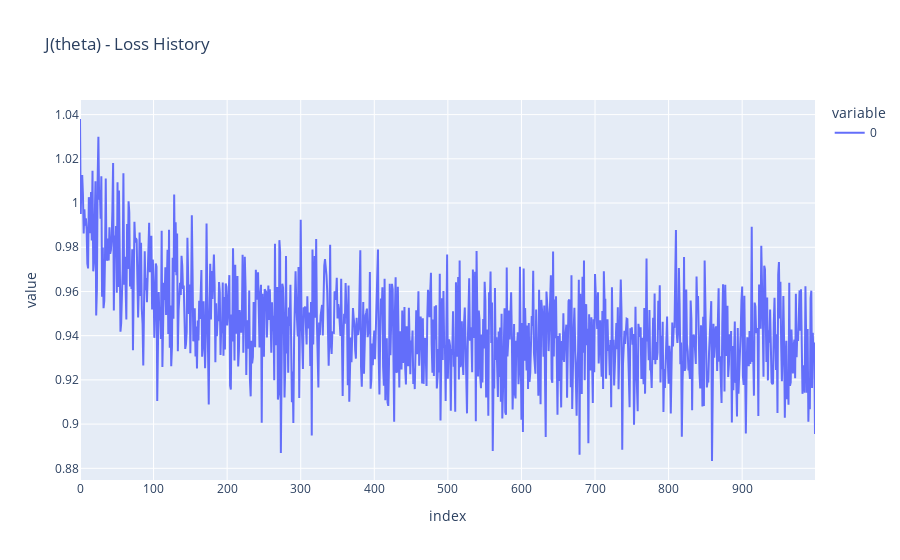

Here is the notebook cell this chart was saved with:
### Code cell
# ----- Train days on market prediction model (standardized data) -----

theta_days, j_history_days = train_model(spl_days_std["X_train"], spl_days_std["y_train"], 0.1, 2039, 1000)

with open("./pickle/theta_days_model.pkl", 'wb') as f:
    pickle.dump(theta_days, f)

weights = theta_days[1:]  

print("Weights for days on market prediction model:\n")
for name, w in zip(days_feats_used_std, weights):
    print(f"{name}: {w}")

fig = px.line(j_history_days, title="J(theta) - Loss History")
fig.show()

### Figure 1 — Plotly figure (JSON) as saved in the notebook; plotly's stock layout.template omitted (floating-point values rounded to 4 significant figures; data arrays with more than 128 entries replaced by an {"elided": "..."} marker saying what was removed)
{"data": [{"hovertemplate": "variable=0<br>index=%{x}<br>value=%{y}<extra></extra>", "legendgroup": "0", "line": {"color": "#636efa", "dash": "solid"}, "marker": {"symbol": "circle"}, "mode": "lines", "name": "0", "orientation": "v", "showlegend": true, "type": "scatter", "x": {"elided": "1000 int values"}, "xaxis": "x", "y": {"elided": "1000 float values"}, "yaxis": "y"}], "layout": {"legend": {"title": {"text": "variable"}, "tracegroupgap": 0}, "title": {"text": "J(theta) - Loss History"}, "xaxis": {"anchor": "y", "domain": [0, 1], "title": {"text": "index"}}, "yaxis": {"anchor": "x", "domain": [0, 1], "title": {"text": "value"}}}}
